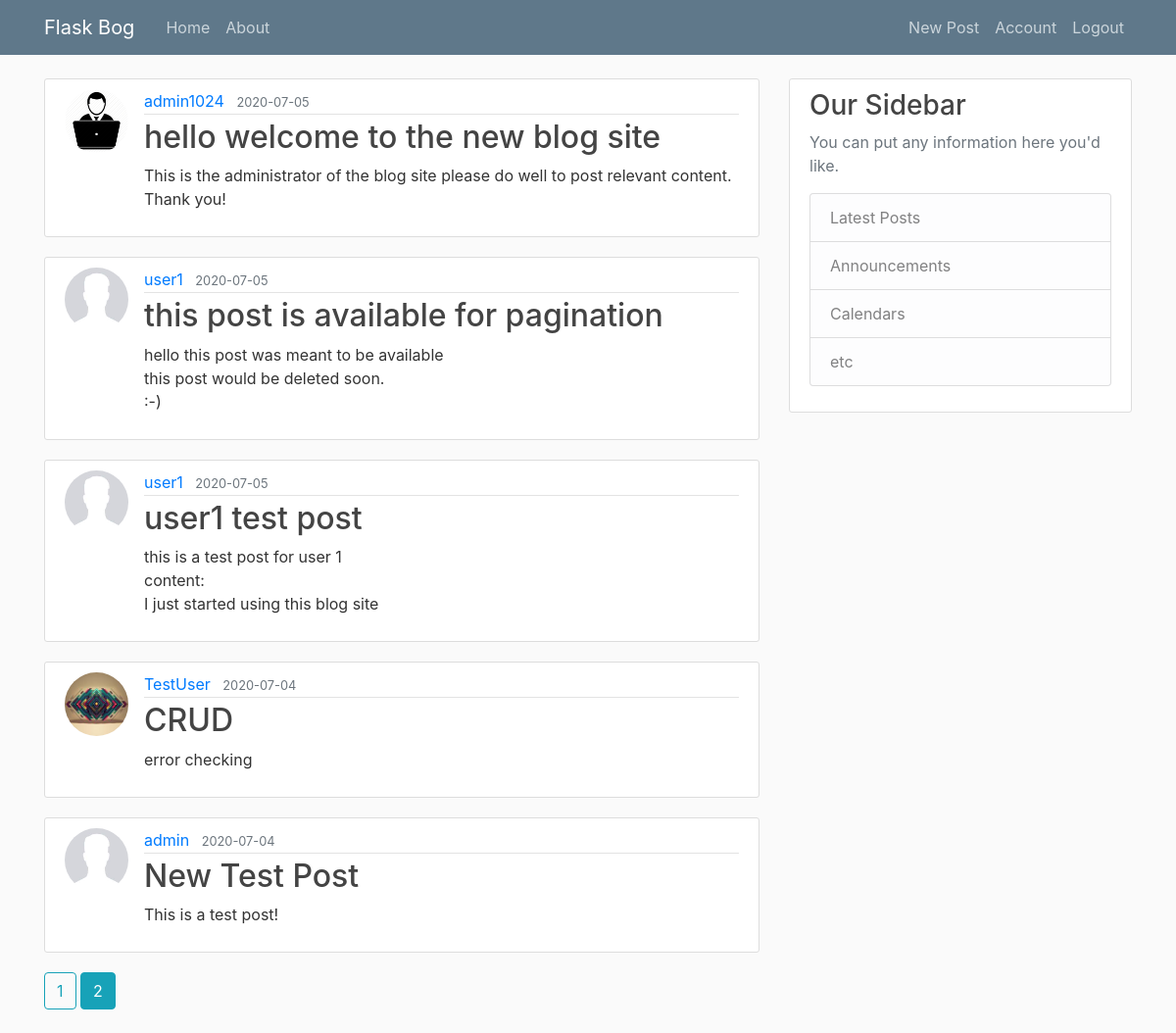
/home?page=2 (signed in), run on the app's committed database.
### flaskblog/models.py (models this page shows, shortened)
class Post(db.Model):
    id = db.Column(db.Integer, primary_key=True)
    title = db.Column(db.String(100), nullable=False)
    date_posted = db.Column(db.DateTime,nullable=False, default=datetime.utcnow)
    content = db.Column(db.Text, nullable=False)
    user_id = db.Column(db.Integer, db.ForeignKey('user.id'), nullable=False)

class User(db.Model, UserMixin):
    id = db.Column(db.Integer, primary_key=True)
    username = db.Column(db.String(20), unique=True, nullable=False)
    email = db.Column(db.String(120), unique=True, nullable=False)
    image_file = db.Column(db.String(20), nullable=False, default=f'default ({img_num}).jpg')
    password = db.Column(db.String(60), nullable=False)
    posts = db.relationship('Post', backref='author', lazy=True)

### flaskblog/routes.py (the view)
@app.route('/')
@app.route('/home')
def home():
    page = request.args.get('page', 1, type=int)
    posts = Post.query.order_by(Post.date_posted.desc()).paginate(page=page, per_page=5)
    return render_template('home.html', posts=posts)

### flaskblog/models.py (called while the page is built)
@login_manager.user_loader
def load_user(user_id):
    return User.query.get(int(user_id))

### flaskblog/templates/home.html
{% extends "layout.html" %} {% block content %} {% for post in posts.items %}
<article class="media content-section">
  <img src="{{ url_for('static', filename='images/' + post.author.image_file) }}" alt="user image" class="rounded-circle article-img">
  <div class="media-body">
    <div class="article-metadata">
      <a class="mr-2" href="{{ url_for('user_posts', username=post.author.username )}}">{{ post.author.username }}</a>
      <small class="text-muted">{{ post.date_posted.strftime('%Y-%m-%d') }}</small>
    </div>
    <h2><a class="article-title" href="{{ url_for('post', post_id=post.id) }}">{{ post.title }}</a></h2>
    <p class="article-content">{{ post.content }}</p>
  </div>
</article>
{% endfor %}
  {% for page_num in posts.iter_pages(left_edge=1, right_edge=1, left_current=1, right_current=2): %}
    {% if page_num: %}
      {% if posts.page == page_num:%}
        <a href="{{ url_for('home', page=page_num) }}" class="btn btn-info mb-4">{{ page_num }}</a>
      {% else %}
        <a href="{{ url_for('home', page=page_num) }}" class="btn btn-outline-info mb-4">{{ page_num }}</a>
      {% endif %}
    {% else %}
      ...
    {% endif %}
  {% endfor %}
{% endblock content %}

### flaskblog/static/main.css (style rules this page uses)
body { background: #fafafa; color: #333333; margin-top: 5rem; }
h1, h2, h3, h4, h5, h6 { color: #444444; }
.content-section { background: #ffffff; padding: 10px 20px; border: 1px solid #dddddd; border-radius: 3px; margin-bottom: 20px; }
.article-title { color: #444444; }
.article-content { white-space: pre-line; }
.article-img { height: 65px; width: 65px; margin-right: 16px; }
.article-metadata { padding-bottom: 1px; margin-bottom: 4px; border-bottom: 1px solid #e3e3e3; }

### data on the page
Post: image_file (placeholder picture), author.username "admin1024", date_posted "2020-07-05", title "hello welcome to the new blog site", content "This is the administrator of the blog site please do well to post relevant content. Thank you!"
Post: image_file (placeholder picture), author.username "user1", date_posted "2020-07-05", title "this post is available for pagination", content "hello this post was meant to be available this post would be deleted soon. :-)"
Post: image_file (placeholder picture), author.username "user1", date_posted "2020-07-05", title "user1 test post", content "this is a test post for user 1 content: I just started using this blog site"
Post: image_file (picture), author.username "TestUser", date_posted "2020-07-04", title "CRUD", content "error checking"
Post: image_file (placeholder picture), author.username "admin", date_posted "2020-07-04", title "New Test Post", content "This is a test post!"

### other printed values
{{ page_num }} "1"
{{ page_num }} "2"
